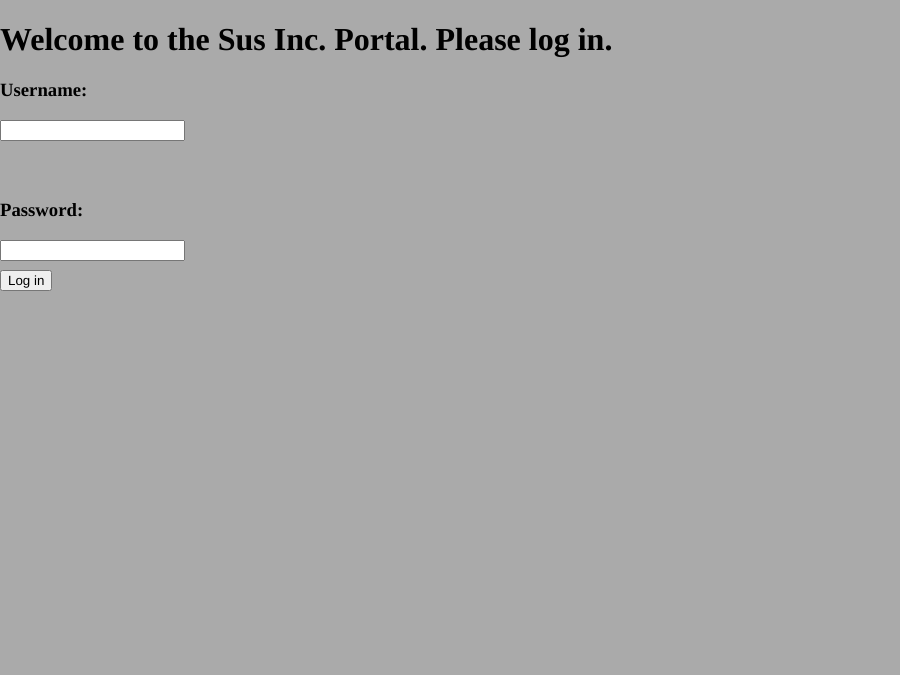
Frame 1 (no input)
Frame 60 (no input): identical to frame 1, image omitted
Frame 120 (the mouse pressed at the canvas centre since frame 60): identical to frame 1, image omitted

The p5.js sketch that drew this single still picture (run headless with seeded random() and noise() and a simulated clock; from frame 60 on, the mouse is pressed at the canvas centre):

// p5.js sketch
// ── sketch.js
rishi = {
  "username": "rishi",
  "password": "rishi",
  "sr": 69420,
  "sd": 0,
  "banned": false
}

bach = {
  "username": "bach",
  "password": "bach",
  "sr": 69420,
  "sd": 0,
  "banned": false
}

daniel = {
  "username": "daniel",
  "password": "daniel",
  "sr": 69420,
  "sd": 0,
  "banned": false
}

function setup() {
  createCanvas(900, 675);
  header = createElement("h1", "Welcome to the Sus Inc. Portal. Please log in.")
  header.position(0, 0)

  usernameMessage = createElement("h3", "Username: ")
  usernameMessage.position(0, 60)

  usernameBox = createInput()
  usernameBox.input(saveUsername)
  usernameBox.position(0, 120)

  passwordMessage = createElement("h3", "Password: ")
  passwordMessage.position(0, 180)

  passwordBox = createInput()
  passwordBox.input(savePassword)
  passwordBox.position(0, 240)

  loginButton = createButton("Log in")
  loginButton.position(0, 270)
  loginButton.mousePressed(login)
  
  rishiRankMessage = createElement("h2", "Welcome, Rishi, to your Sus Inc. Portal. Your rank is Replacement CEO, or rank 2.")
  rishiRankMessage.position(-100, -100);

  danielRankMessage = createElement("h2", "Welcome, Daniel, to your Sus Inc. Portal. Your rank is CEO, or rank 1.")
  danielRankMessage.position(-100, -100);

  bachRankMessage = createElement("h2", "Welcome, Bach, to your Sus Inc. Portal. Your rank is CEO, or rank 1.")
  bachRankMessage.position(-100, -100);
}

function draw() {
  background(170);

}

function login() {
  if (enteredUsername == rishi["username"] && enteredPassword == rishi["password"]) {
    header.position(-100, -100)
    usernameMessage.position(-100, -100)
    usernameBox.position(-100, -100)
    passwordMessage.position(-100, -100)
    passwordBox.position(-100, -100)
    loginButton.position(-100, -100)
    rishiRankMessage.position(0, 0)
  } 

  if (enteredUsername == daniel["username"] && enteredPassword == daniel["password"]) {
    header.position(-100, -100)
    usernameMessage.position(-100, -100)
    usernameBox.position(-100, -100)
    passwordMessage.position(-100, -100)
    passwordBox.position(-100, -100)
    loginButton.position(-100, -100)
    danielRankMessage.position(0, 0)
  } 

  if (enteredUsername == bach["username"] && enteredPassword == bach["password"]) {
    header.position(-100, -100)
    usernameMessage.position(-100, -100)
    usernameBox.position(-100, -100)
    passwordMessage.position(-100, -100)
    passwordBox.position(-100, -100)
    loginButton.position(-100, -100)
    bachRankMessage.position(0, 0)
  } 
}

function saveUsername() {
  enteredUsername = this.value()
}

function savePassword() {
  enteredPassword = this.value()
}
